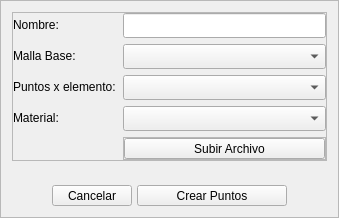
             <widget class="QFrame" name="frame_materialPoint2">
              <property name="sizePolicy">
               <sizepolicy hsizetype="Preferred" vsizetype="Preferred">
                <horstretch>0</horstretch>
                <verstretch>0</verstretch>
               </sizepolicy>
              </property>
              <property name="frameShape">
               <enum>QFrame::Shape::StyledPanel</enum>
              </property>
              <property name="frameShadow">
               <enum>QFrame::Shadow::Raised</enum>
              </property>
              <layout class="QVBoxLayout" name="verticalLayout_6">
               <property name="spacing">
                <number>5</number>
               </property>
               <item>
                <widget class="QFrame" name="frame_3">
                 <property name="styleSheet">
                  <string notr="true"/>
                 </property>
                 <property name="frameShape">
                  <enum>QFrame::Shape::StyledPanel</enum>
                 </property>
                 <property name="frameShadow">
                  <enum>QFrame::Shadow::Raised</enum>
                 </property>
                 <layout class="QFormLayout" name="formLayout_3">
                  <property name="horizontalSpacing">
                   <number>0</number>
                  </property>
                  <property name="verticalSpacing">
                   <number>6</number>
                  </property>
                  <property name="leftMargin">
                   <number>0</number>
                  </property>
                  <property name="topMargin">
                   <number>0</number>
                  </property>
                  <property name="rightMargin">
                   <number>0</number>
                  </property>
                  <property name="bottomMargin">
                   <number>0</number>
                  </property>
                  <item row="0" column="0">
                   <widget class="QLabel" name="label_textPointMaterialName">
                    <property name="minimumSize">
                     <size>
                      <width>110</width>
                      <height>0</height>
                     </size>
                    </property>
                    <property name="text">
                     <string>Nombre:</string>
                    </property>
                    <property name="QLabelStyle" stdset="0">
                     <number>3</number>
                    </property>
                   </widget>
                  </item>
                  <item row="0" column="1">
                   <widget class="QLineEdit" name="lineEdit_textPointMaterialName">
                    <property name="minimumSize">
                     <size>
                      <width>150</width>
                      <height>25</height>
                     </size>
                    </property>
                    <property name="maximumSize">
                     <size>
                      <width>16777215</width>
                      <height>16777215</height>
                     </size>
                    </property>
                    <property name="text">
                     <string/>
                    </property>
                    <property name="QLineEditStyle" stdset="0">
                     <number>1</number>
                    </property>
                   </widget>
                  </item>
                  <item row="2" column="0">
                   <widget class="QLabel" name="label_textPointMaterialBaseMesh">
                    <property name="minimumSize">
                     <size>
                      <width>110</width>
                      <height>0</height>
                     </size>
                    </property>
                    <property name="text">
                     <string>Malla Base:</string>
                    </property>
                    <property name="QLabelStyle" stdset="0">
                     <number>3</number>
                    </property>
                   </widget>
                  </item>
                  <item row="2" column="1">
                   <layout class="QHBoxLayout" name="horizontalLayout_11">
                    <property name="spacing">
                     <number>0</number>
                    </property>
                    <item>
                     <widget class="QComboBox" name="comboBox_PointMaterialBaseMesh">
                      <property name="minimumSize">
                       <size>
                        <width>0</width>
                        <height>25</height>
                       </size>
                      </property>
                      <property name="focusPolicy">
                       <enum>Qt::FocusPolicy::WheelFocus</enum>
                      </property>
                      <property name="QComboBoxStyle" stdset="0">
                       <number>1</number>
                      </property>
                     </widget>
                    </item>
                   </layout>
                  </item>
                  <item row="5" column="1">
                   <widget class="QFrame" name="frame">
                    <property name="sizePolicy">
                     <sizepolicy hsizetype="Preferred" vsizetype="Preferred">
                      <horstretch>0</horstretch>
                      <verstretch>0</verstretch>
                     </sizepolicy>
                    </property>
                    <property name="frameShape">
                     <enum>QFrame::Shape::StyledPanel</enum>
                    </property>
                    <property name="frameShadow">
                     <enum>QFrame::Shadow::Raised</enum>
                    </property>
                    <layout class="QHBoxLayout" name="horizontalLayout_10">
                     <property name="spacing">
                      <number>0</number>
                     </property>
                     <property name="leftMargin">
                      <number>0</number>
                     </property>
                     <property name="topMargin">
                      <number>0</number>
                     </property>
                     <property name="rightMargin">
                      <number>0</number>
                     </property>
                     <property name="bottomMargin">
                      <number>0</number>
                     </property>
                     <item>
                      <widget class="QToolButton" name="toolButton_PointMaterialUploadFile">
                       <property name="sizePolicy">
                        <sizepolicy hsizetype="Preferred" vsizetype="Fixed">
                         <horstretch>0</horstretch>
                         <verstretch>0</verstretch>
                        </sizepolicy>
                       </property>
                       <property name="text">
                        <string>   Subir Archivo</string>
                       </property>
                       <property name="icon">
                        <iconset resource="../resources/iconos.qrc">
                         <normaloff>:/iconos/iconos_menu_draw_mesh/cloud_computing.svg</normaloff>:/iconos/iconos_menu_draw_mesh/cloud_computing.svg</iconset>
                       </property>
                       <property name="iconSize">
                        <size>
                         <width>20</width>
                         <height>20</height>
                        </size>
                       </property>
                       <property name="toolButtonStyle">
                        <enum>Qt::ToolButtonStyle::ToolButtonTextBesideIcon</enum>
                       </property>
                       <property name="arrowType">
                        <enum>Qt::ArrowType::NoArrow</enum>
                       </property>
                       <property name="QToolButtonStyle" stdset="0">
                        <number>1</number>
                       </property>
                      </widget>
                     </item>
                    </layout>
                   </widget>
                  </item>
                  <item row="4" column="0">
                   <widget class="QLabel" name="label_textPointMaterialProperty">
                    <property name="minimumSize">
                     <size>
                      <width>110</width>
                      <height>0</height>
                     </size>
                    </property>
                    <property name="text">
                     <string>Material:</string>
                    </property>
                    <property name="QLabelStyle" stdset="0">
                     <number>3</number>
                    </property>
                   </widget>
                  </item>
                  <item row="3" column="0">
                   <widget class="QLabel" name="label_textPointMaterialNPoints">
                    <property name="minimumSize">
                     <size>
                      <width>110</width>
                      <height>0</height>
                     </size>
                    </property>
                    <property name="text">
                     <string>Puntos x elemento:</string>
                    </property>
                    <property name="QLabelStyle" stdset="0">
                     <number>3</number>
                    </property>
                   </widget>
                  </item>
                  <item row="4" column="1">
                   <widget class="QComboBox" name="comboBox_PointMaterialProperty">
                    <property name="minimumSize">
                     <size>
                      <width>0</width>
                      <height>25</height>
                     </size>
                    </property>
                    <property name="focusPolicy">
                     <enum>Qt::FocusPolicy::WheelFocus</enum>
                    </property>
                    <property name="QComboBoxStyle" stdset="0">
                     <number>1</number>
                    </property>
                   </widget>
                  </item>
                  <item row="3" column="1">
                   <widget class="QComboBox" name="comboBox_PointMaterialNPoints">
                    <property name="minimumSize">
                     <size>
                      <width>0</width>
                      <height>25</height>
                     </size>
                    </property>
                    <property name="QComboBoxStyle" stdset="0">
                     <number>1</number>
                    </property>
                   </widget>
                  </item>
                 </layout>
                </widget>
               </item>
               <item>
                <widget class="QLabel" name="label_textPointMaterial_path">
                 <property name="minimumSize">
                  <size>
                   <width>110</width>
                   <height>0</height>
                  </size>
                 </property>
                 <property name="text">
                  <string/>
                 </property>
                 <property name="alignment">
                  <set>Qt::AlignmentFlag::AlignRight|Qt::AlignmentFlag::AlignTrailing|Qt::AlignmentFlag::AlignVCenter</set>
                 </property>
                 <property name="QLabelStyle" stdset="0">
                  <number>3</number>
                 </property>
                </widget>
               </item>
               <item>
                <layout class="QHBoxLayout" name="horizontalLayout_12">
                 <item>
                  <spacer name="horizontalSpacer_3">
                   <property name="orientation">
                    <enum>Qt::Orientation::Horizontal</enum>
                   </property>
                   <property name="sizeHint" stdset="0">
                    <size>
                     <width>40</width>
                     <height>20</height>
                    </size>
                   </property>
                  </spacer>
                 </item>
                 <item>
                  <widget class="QToolButton" name="toolButton_PointMaterialCancel">
                   <property name="minimumSize">
                    <size>
                     <width>80</width>
                     <height>0</height>
                    </size>
                   </property>
                   <property name="maximumSize">
                    <size>
                     <width>150</width>
                     <height>16777215</height>
                    </size>
                   </property>
                   <property name="cursor">
                    <cursorShape>PointingHandCursor</cursorShape>
                   </property>
                   <property name="text">
                    <string>Cancelar</string>
                   </property>
                   <property name="QToolButtonStyle" stdset="0">
                    <number>3</number>
                   </property>
                  </widget>
                 </item>
                 <item>
                  <widget class="QToolButton" name="toolButton_PointMaterial">
                   <property name="minimumSize">
                    <size>
                     <width>150</width>
                     <height>0</height>
                    </size>
                   </property>
                   <property name="maximumSize">
                    <size>
                     <width>150</width>
                     <height>16777215</height>
                    </size>
                   </property>
                   <property name="cursor">
                    <cursorShape>PointingHandCursor</cursorShape>
                   </property>
                   <property name="text">
                    <string>Crear Puntos</string>
                   </property>
                   <property name="QToolButtonStyle" stdset="0">
                    <number>2</number>
                   </property>
                  </widget>
                 </item>
                 <item>
                  <spacer name="horizontalSpacer_4">
                   <property name="orientation">
                    <enum>Qt::Orientation::Horizontal</enum>
                   </property>
                   <property name="sizeHint" stdset="0">
                    <size>
                     <width>40</width>
                     <height>20</height>
                    </size>
                   </property>
                  </spacer>
                 </item>
                </layout>
               </item>
              </layout>
             </widget>
